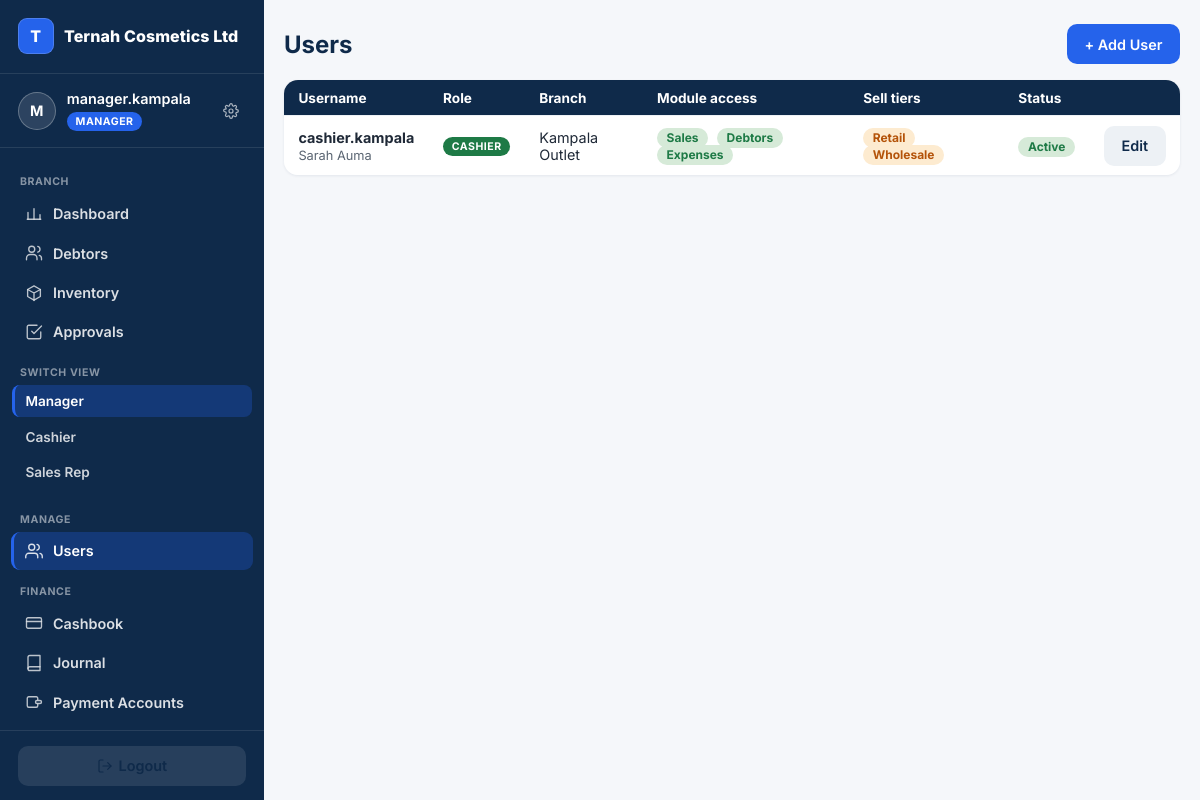
Page /accounts/users/ (signed in) on the committed database.
### accounts/models.py (models this page shows, shortened)
class User(AbstractUser):
    ROLES = [
        ("OWNER", "Owner"),                # reports only
        ("MANAGER", "Manager"),            # outlet manager; can switch views
        ("CASHIER", "Cashier"),
        ("SALES_REP", "Sales Person / Rep"),
        ("PRODUCTION", "Production"),
    ]
    business = models.ForeignKey("platformadmin.Business", null=True, blank=True,
                                 on_delete=models.CASCADE, related_name="users")
    branch = models.ForeignKey("core.Branch", null=True, blank=True,
                               on_delete=models.SET_NULL, related_name="users")
    role = models.CharField(max_length=15, choices=ROLES, default="CASHIER")
    can_swap = models.BooleanField(default=False)    # False -> swap goes through PendingAction
    can_refund = models.BooleanField(default=False)
    phone = models.CharField(max_length=30, blank=True)
    modules = models.ManyToManyField("platformadmin.Module", blank=True, related_name="users_with_access",
                                     help_text="Which of the business's subscribed modules this user can open.")
    allowed_tiers = models.JSONField(default=list, blank=True,
                                     help_text="Which product price tiers (RETAIL/WHOLESALE/DISTRIBUTION/CUSTOM) "
                                                "this seller may use at the POS.")
    def switchable_views(self):
        if self.role != "MANAGER":
            return []
        views = ["MANAGER", "CASHIER"]
        codes = set(self.modules.values_list("code", flat=True))
        if "PRODUCTION" in codes:
            views.append("PRODUCTION")
        if "SALES" in codes:
            views.append("SALES_REP")
        return views

### platformadmin/models.py (models this page shows, shortened)
class Business(models.Model):
    name = models.CharField(max_length=150)                     # factory name — brands navbar + receipts
    slug = models.SlugField(unique=True)
    business_type = models.CharField(max_length=20, choices=[("FACTORY", "Factory Mode")], default="FACTORY")
    contact_email = models.EmailField()
    contact_phone = models.CharField(max_length=30, blank=True)
    address = models.TextField(blank=True)
    is_active = models.BooleanField(default=True)               # master switch — False = soft-locked
    trial_expires_at = models.DateTimeField(null=True, blank=True)
    subscription_expires_at = models.DateTimeField(null=True, blank=True)
    token_balance = models.PositiveIntegerField(default=0)      # 1 token = 1 cycle of 1 module
    created_at = models.DateTimeField(auto_now_add=True)
    class Meta:
        verbose_name_plural = "businesses"

class Module(models.Model):
    code = models.CharField(max_length=30, unique=True)
    name = models.CharField(max_length=80)
    default_price_per_cycle = models.DecimalField(max_digits=12, decimal_places=2, default=0)

### core/models.py (models this page shows, shortened)
class TimeStamped(models.Model):
    created_at = models.DateTimeField(auto_now_add=True)
    updated_at = models.DateTimeField(auto_now=True)
    class Meta:
        abstract = True

class Branch(TimeStamped):
    KIND = [("FACTORY", "Factory / Production site"), ("OUTLET", "Outlet / Shop")]
    business = models.ForeignKey("platformadmin.Business", on_delete=models.CASCADE, related_name="branches")
    name = models.CharField(max_length=120)
    kind = models.CharField(max_length=10, choices=KIND, default="OUTLET")
    address = models.CharField(max_length=255, blank=True)
    is_active = models.BooleanField(default=True)
    class Meta:
        verbose_name_plural = "branches"
        unique_together = [("business", "name")]

### accounts/views.py (the view)
# urls.py: path("users/", views.user_list, name="user_list"),
@can_manage_users
def user_list(request):
    biz = request.user.business
    is_owner = request.user.role == "OWNER"
    allowed_roles = OWNER_CREATABLE_ROLES if is_owner else MANAGER_CREATABLE_ROLES
    users = User.objects.filter(business=biz, role__in=allowed_roles).select_related("branch").prefetch_related("modules")
    if request.user.role == "MANAGER":
        users = users.filter(branch=request.user.branch)
    return render(request, "accounts/users.html", {"users": users.order_by("branch__name", "username")})

### accounts/context_processors.py (called while the page is built)
def active_view(request):
    user = getattr(request, "user", None)
    return {
        "active_view": getattr(request, "active_view", None),
        "switchable_views": user.switchable_views() if user and user.is_authenticated else [],
    }

### templates/accounts/users.html (shortened to what this page needs)
{% extends "base.html" %}
{% block content %}
<div class="page-head">
  <h2>Users</h2>
  <a class="btn" href="{% url 'user_create' %}">+ Add User</a>
</div>
<div class="table-scroll">
<table class="list">
  <tr><th>Username</th><th>Role</th><th>Branch</th><th>Module access</th><th>Sell tiers</th><th>Status</th><th></th></tr>
  {% for u in users %}
  <tr>
    <td>
      <strong>{{ u.username }}</strong>
      {% if u.first_name %}<br><span style="color:var(--muted);font-size:.8rem">{{ u.first_name }} {{ u.last_name }}</span>{% endif %}
    </td>
    <td><span class="role-pill role-{{ u.role|lower }}">{{ u.get_role_display }}</span></td>
    <td>{{ u.branch.name|default:"—" }}</td>
    <td>
      {% for m in u.modules.all %}<span class="pill active" style="margin-right:.3rem">{{ m.name }}</span>
      {% empty %}<span style="color:var(--muted);font-size:.85rem">None assigned</span>{% endfor %}
    </td>
    <td>
      {% for t in u.allowed_tiers %}<span class="pill warning" style="margin-right:.3rem">{{ t|title }}</span>
      {% empty %}<span style="color:var(--muted);font-size:.85rem">—</span>{% endfor %}
    </td>
    <td>{% if u.is_active %}<span class="pill active">Active</span>{% else %}<span class="pill locked">Deactivated</span>{% endif %}</td>
    <td><a class="btn ghost" style="background:#EDF1F5;color:var(--ternah-navy)" href="{% url 'user_edit' u.pk %}">Edit</a></td>
  </tr>
  {% empty %}<tr><td colspan="7" style="color:var(--muted)">No users yet — add your first one.</td></tr>{% endfor %}
</table>
</div>
{% endblock %}

### templates/base.html (shortened to what this page needs)
<!DOCTYPE html>
<html lang="en">
<head>
</head>
<body>
{% if request.user.is_authenticated %}
  <div class="app-shell">
    <aside class="sidebar">
      <div class="sidebar-brand">
        <span class="brand-mark" aria-hidden="true">{{ request.user.business.name|default:"Ternah for Factories"|first|upper }}</span>
        <span class="brand-name">{{ request.user.business.name|default:"Ternah for Factories" }}</span>
      </div>
      <div class="sidebar-identity">
        <span class="avatar" aria-hidden="true">{{ request.user.username|first|upper }}</span>
        <div class="identity-text">
          <span class="identity-name">{{ request.user.username }}</span>
          {% if request.user.is_superuser %}
            <span class="role-pill role-super">Platform Admin</span>
          {% else %}
            <span class="role-pill role-{{ request.user.role|lower }}">{{ request.user.get_role_display }}</span>
          {% endif %}
        </div>
        <a class="settings-link" href="{% url 'password_change' %}" title="Change password" aria-label="Change password">
        </a>
      </div>
      <nav class="sidebar-nav">
        {% if request.user.is_superuser %}
          <div class="nav-section-label">Platform</div>
          <a class="nav-link {% if request.resolver_match.namespace == 'platformadmin' and request.resolver_match.url_name == 'dashboard' %}active{% endif %}"
             href="{% url 'platformadmin:dashboard' %}">
            <svg width="18" height="18" viewBox="0 0 24 24" fill="none" stroke="currentColor" stroke-width="1.8" stroke-linecap="round" stroke-linejoin="round"><rect x="4" y="3" width="16" height="18" rx="1.5"/><path d="M9 21v-4h6v4"/><path d="M8 7h.01M12 7h.01M16 7h.01M8 11h.01M12 11h.01M16 11h.01"/></svg>
            Tenants
          </a>
          <a class="nav-link {% if request.resolver_match.namespace == 'platformadmin' and request.resolver_match.url_name == 'onboard' %}active{% endif %}"
             href="{% url 'platformadmin:onboard' %}">
            <svg width="18" height="18" viewBox="0 0 24 24" fill="none" stroke="currentColor" stroke-width="1.8" stroke-linecap="round" stroke-linejoin="round"><circle cx="12" cy="12" r="9"/><path d="M12 8v8M8 12h8"/></svg>
            Onboard a Factory
          </a>
        {% elif request.user.role == "MANAGER" %}
          <div class="nav-section-label">Branch</div>
          <a class="nav-link {% if request.resolver_match.namespace == 'manager' and request.resolver_match.url_name == 'dashboard' %}active{% endif %}"
             href="{% url 'manager:dashboard' %}">
            <svg width="18" height="18" viewBox="0 0 24 24" fill="none" stroke="currentColor" stroke-width="1.8" stroke-linecap="round" stroke-linejoin="round"><path d="M4 19V10M12 19V5M20 19v-6"/><path d="M3 19h18"/></svg>
            Dashboard
          </a>
          <a class="nav-link {% if request.resolver_match.namespace == 'manager' and request.resolver_match.url_name == 'debtors' %}active{% endif %}"
             href="{% url 'manager:debtors' %}">
            <svg width="18" height="18" viewBox="0 0 24 24" fill="none" stroke="currentColor" stroke-width="1.8" stroke-linecap="round" stroke-linejoin="round"><circle cx="9" cy="7" r="4"/><path d="M2 21v-2a5 5 0 0 1 5-5h4a5 5 0 0 1 5 5v2"/><path d="M17 3.13a4 4 0 0 1 0 7.75M22 21v-2a4 4 0 0 0-3-3.87"/></svg>
            Debtors
          </a>
          <a class="nav-link {% if request.resolver_match.namespace == 'manager' and request.resolver_match.url_name == 'inventory' %}active{% endif %}"
             href="{% url 'manager:inventory' %}">
            <svg width="18" height="18" viewBox="0 0 24 24" fill="none" stroke="currentColor" stroke-width="1.8" stroke-linecap="round" stroke-linejoin="round"><path d="M20.5 7.3 12 12l-8.5-4.7M12 22V12"/><path d="m20.5 16.7-8.5 4.7-8.5-4.7V7.3L12 2.6l8.5 4.7z"/></svg>
            Inventory
          </a>
          <a class="nav-link {% if request.resolver_match.namespace == 'manager' and request.resolver_match.url_name == 'approvals' %}active{% endif %}"
             href="{% url 'manager:approvals' %}">
            <svg width="18" height="18" viewBox="0 0 24 24" fill="none" stroke="currentColor" stroke-width="1.8" stroke-linecap="round" stroke-linejoin="round"><path d="M9 11l3 3L22 4"/><path d="M21 12v7a2 2 0 0 1-2 2H5a2 2 0 0 1-2-2V5a2 2 0 0 1 2-2h11"/></svg>
            Approvals
          </a>
          <div class="nav-section-label">Switch view</div>
          <div class="view-switch">
            {% for v in switchable_views %}
              <a class="view-switch-item {% if v == active_view %}active{% endif %}"
                 href="/accounts/switch/{{ v }}/">{% if v == "SALES_REP" %}Sales Rep{% else %}{{ v|title }}{% endif %}</a>
            {% endfor %}
          </div>
          <div class="nav-section-label">Manage</div>
          <a class="nav-link {% if request.resolver_match.url_name == 'user_list' or request.resolver_match.url_name == 'user_create' or request.resolver_match.url_name == 'user_edit' %}active{% endif %}"
             href="{% url 'user_list' %}">
            <svg width="18" height="18" viewBox="0 0 24 24" fill="none" stroke="currentColor" stroke-width="1.8" stroke-linecap="round" stroke-linejoin="round"><path d="M17 21v-2a4 4 0 0 0-4-4H5a4 4 0 0 0-4 4v2"/><circle cx="9" cy="7" r="4"/><path d="M23 21v-2a4 4 0 0 0-3-3.87"/><path d="M16 3.13a4 4 0 0 1 0 7.75"/></svg>
            Users
          </a>
          <div class="nav-section-label">Finance</div>
          <a class="nav-link {% if request.resolver_match.namespace == 'finance' and request.resolver_match.url_name == 'cashbook' %}active{% endif %}"
             href="{% url 'finance:cashbook' %}">
            <svg width="18" height="18" viewBox="0 0 24 24" fill="none" stroke="currentColor" stroke-width="1.8" stroke-linecap="round" stroke-linejoin="round"><rect x="2" y="5" width="20" height="14" rx="2"/><line x1="2" y1="10" x2="22" y2="10"/></svg>
            Cashbook
          </a>
          <a class="nav-link {% if request.resolver_match.namespace == 'finance' and request.resolver_match.url_name == 'journal' %}active{% endif %}"
             href="{% url 'finance:journal' %}">
            <svg width="18" height="18" viewBox="0 0 24 24" fill="none" stroke="currentColor" stroke-width="1.8" stroke-linecap="round" stroke-linejoin="round"><path d="M4 19.5A2.5 2.5 0 0 1 6.5 17H20"/><path d="M6.5 2H20v20H6.5A2.5 2.5 0 0 1 4 19.5v-15A2.5 2.5 0 0 1 6.5 2z"/></svg>
            Journal
          </a>
          <a class="nav-link {% if request.resolver_match.namespace == 'finance' and request.resolver_match.url_name == 'payment_accounts' %}active{% endif %}"
             href="{% url 'finance:payment_accounts' %}">
            <svg width="18" height="18" viewBox="0 0 24 24" fill="none" stroke="currentColor" stroke-width="1.8" stroke-linecap="round" stroke-linejoin="round"><path d="M17 9V7a2 2 0 0 0-2-2H5a2 2 0 0 0-2 2v10a2 2 0 0 0 2 2h10a2 2 0 0 0 2-2v-2"/><path d="M22 12a2 2 0 0 1-2 2h-4a2 2 0 0 1 0-4h4a2 2 0 0 1 2 2z"/></svg>
            Payment Accounts
          </a>
        {% else %}
          <div class="nav-section-label">{{ request.user.get_role_display }}</div>
          <span class="nav-link disabled">Screens coming soon</span>
        {% endif %}
      </nav>
      <div class="sidebar-footer">
        <form method="post" action="{% url 'logout' %}">{% csrf_token %}
          <button class="btn ghost" type="submit">
            <svg width="16" height="16" viewBox="0 0 24 24" fill="none" stroke="currentColor" stroke-width="1.8" stroke-linecap="round" stroke-linejoin="round"><path d="M9 21H5a2 2 0 0 1-2-2V5a2 2 0 0 1 2-2h4"/><path d="M16 17l5-5-5-5"/><path d="M21 12H9"/></svg>
            Logout
          </button>
        </form>
      </div>
    </aside>
    <div class="main-col">
      <main>
{% endif %}
{% block content %}{% endblock %}
{% if request.user.is_authenticated %}
      </main>
    </div>
  </div>
{% endif %}
</body>
</html>

### rows in the picture
User: user.business.name|first "T", user.business.name "Ternah Cosmetics Ltd", user.username|first "M", user.username "manager.kampala", user.role "MANAGER", role "Manager"
User: username "cashier.kampala", first_name "Sarah", last_name "Auma", role "CASHIER", branch.name "Kampala Outlet", allowed_tiers "Retail" "Wholesale", is_active "Active"
Module: name "Sales"
Module: name "Debtors"
Module: name "Expenses"

### other values in the picture
{{ v|title }} "Cashier"
